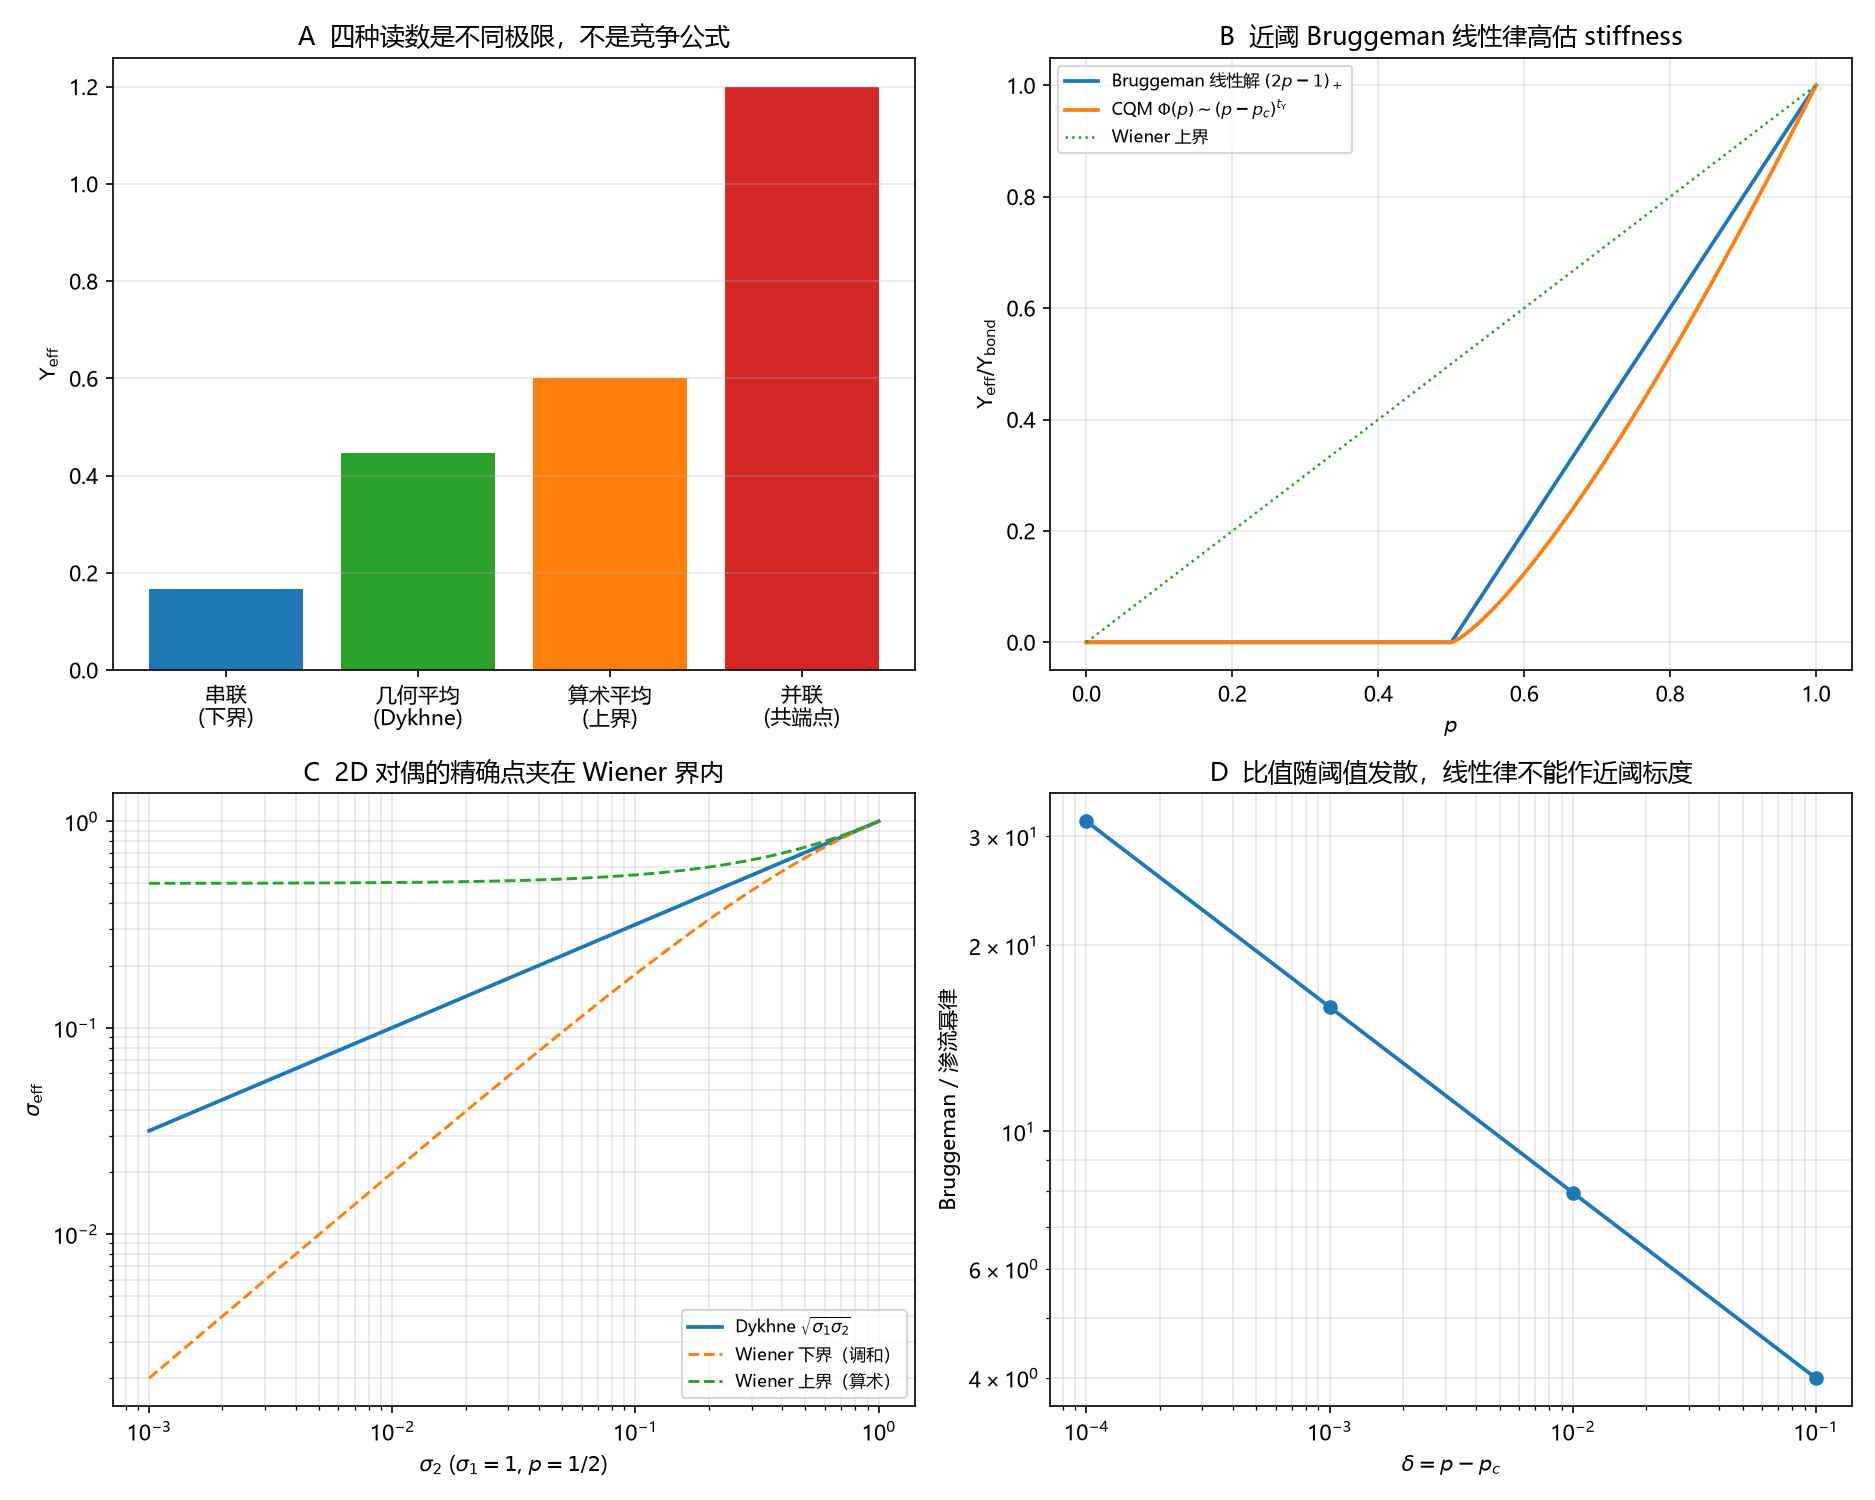

Write the Python code that produced this figure.
# -*- coding: utf-8 -*-
"""
N-7 非均匀多通道刚度组装：把“并联／串联／几何平均”判成不同极限。

只做解析形状与不等式核对；不拟合实验数据。

外部标准：
  Wiener bounds（调和≤有效≤算术）；Keller-Dykhne 2D 对偶
  σ(p)σ(1-p)=σ1σ2，p=1/2 给 √(σ1σ2)；Bruggeman EMA；
  渗流刚度指数 t_U≈1.3（环 19 已用）。
"""

import csv
import math
import os

import numpy as np
import matplotlib
matplotlib.use("Agg")
import matplotlib.pyplot as plt

plt.rcParams["font.sans-serif"] = ["Microsoft YaHei", "SimHei", "DejaVu Sans"]
plt.rcParams["axes.unicode_minus"] = False

HERE = os.path.dirname(os.path.abspath(__file__))
OUT_PNG = os.path.join(HERE, "环10_N7刚度组装.png")
OUT_CSV = os.path.join(HERE, "环10_N7刚度组装.csv")
OUT_SUM = os.path.join(HERE, "环10_N7刚度组装_摘要.csv")

PC = 0.5
T_U = 1.3


def series(g1, g2):
    return g1 * g2 / (g1 + g2)


def arith(p, a, b):
    return p * a + (1 - p) * b


def harm(p, a, b):
    return 1.0 / (p / a + (1 - p) / b)


def bruggeman_2d(p, a, b):
    """2D Bruggeman: p(a-u)/(a+u)+(1-p)(b-u)/(b+u)=0, 数值求根。"""
    if p <= 0.0:
        return b
    if p >= 1.0:
        return a
    lo, hi = min(a, b), max(a, b)
    if b == 0.0:
        # 解析解：u = (2p-1)a (p>1/2)，否则 0
        return max(0.0, (2.0 * p - 1.0) * a)
    for _ in range(200):
        u = 0.5 * (lo + hi)
        f = p * (a - u) / (a + u) + (1 - p) * (b - u) / (b + u)
        if f > 0:
            lo = u
        else:
            hi = u
    return 0.5 * (lo + hi)


def percolation_phi(p, pc=PC, expo=T_U):
    if p <= pc:
        return 0.0
    return ((p - pc) / (1.0 - pc)) ** expo


def main():
    rows = []
    g1, g2 = 1.0, 0.2
    gs = series(g1, g2)
    gp = g1 + g2
    gm = math.sqrt(g1 * g2)

    # A: 两键串联/并联/几何平均
    for name, val in [("series", gs), ("geo", gm), ("arith", (g1 + g2) / 2),
                      ("parallel", gp)]:
        rows.append(("A", name, val))

    # B: 超导相 + 绝缘相，sigma2 = 0
    p_grid = np.linspace(0.0, 1.0, 401)
    for p in p_grid:
        br = bruggeman_2d(p, 1.0, 0.0)
        ph = percolation_phi(p)
        rows.append(("B", p, br, ph, p))

    # C: Dykhne 等比例，两有限电导
    s2_grid = np.geomspace(1e-3, 1.0, 200)
    for s2 in s2_grid:
        rows.append(("C", s2, math.sqrt(1.0 * s2), harm(0.5, 1.0, s2),
                     arith(0.5, 1.0, s2)))

    # D: CQM 刚度读出 vs Bruggeman / Wiener 上界
    for p in np.linspace(0.50, 1.0, 301):
        rows.append(("D", p, percolation_phi(p), bruggeman_2d(p, 1.0, 0.0), p))

    with open(OUT_CSV, "w", newline="", encoding="utf-8-sig") as f:
        wr = csv.writer(f)
        wr.writerow(["panel", "x", "y1", "y2", "y3"])
        wr.writerows(rows)

    # near-threshold comparison
    delta_list = [1e-1, 1e-2, 1e-3, 1e-4]
    ratios = []
    for d in delta_list:
        br = 2.0 * d
        ph = d ** T_U
        ratios.append(br / ph)

    with open(OUT_SUM, "w", newline="", encoding="utf-8-sig") as f:
        wr = csv.writer(f)
        wr.writerow(["quantity", "value", "note"])
        wr.writerow(["series(g1,g2)", gs, "g1=1, g2=0.2"])
        wr.writerow(["geometric_mean", gm, "Dykhne at p=1/2"])
        wr.writerow(["arithmetic", (g1 + g2) / 2, "parallel upper"])
        wr.writerow(["parallel", gp, "exact only for common endpoints"])
        for d, r in zip(delta_list, ratios):
            wr.writerow([f"Bruggeman/percolation at delta={d:g}", r, "diverges near threshold"])

    # ---------------------------------------------------------------- figure
    fig, ax = plt.subplots(2, 2, figsize=(12.5, 10.0))

    ax[0, 0].bar([0, 1, 2, 3], [gs, gm, (g1 + g2) / 2, gp],
                 color=["tab:blue", "tab:green", "tab:orange", "tab:red"])
    ax[0, 0].set_xticks([0, 1, 2, 3])
    ax[0, 0].set_xticklabels(["串联\n(下界)", "几何平均\n(Dykhne)", "算术平均\n(上界)", "并联\n(共端点)"])
    ax[0, 0].set_ylabel(r"$\Upsilon_{\rm eff}$")
    ax[0, 0].set_title("A  四种读数是不同极限，不是竞争公式")
    ax[0, 0].grid(alpha=0.3, axis="y")

    ax[0, 1].plot(p_grid, [bruggeman_2d(p, 1.0, 0.0) for p in p_grid],
                  lw=1.8, label="Bruggeman 线性解 $(2p-1)_+$")
    ax[0, 1].plot(p_grid, [percolation_phi(p) for p in p_grid],
                  lw=1.8, label=r"CQM $\Phi(p)\sim(p-p_c)^{t_\Upsilon}$")
    ax[0, 1].plot(p_grid, p_grid, ls=":", lw=1.2, label="Wiener 上界")
    ax[0, 1].set_xlabel("$p$")
    ax[0, 1].set_ylabel(r"$\Upsilon_{\rm eff}/\Upsilon_{\rm bond}$")
    ax[0, 1].set_title("B  近阈 Bruggeman 线性律高估 stiffness")
    ax[0, 1].legend(fontsize=8)
    ax[0, 1].grid(alpha=0.3)

    ax[1, 0].loglog(s2_grid, [math.sqrt(s2) for s2 in s2_grid],
                    lw=1.8, label=r"Dykhne $\sqrt{\sigma_1\sigma_2}$")
    ax[1, 0].loglog(s2_grid, [harm(0.5, 1.0, s2) for s2 in s2_grid],
                    lw=1.4, ls="--", label="Wiener 下界（调和）")
    ax[1, 0].loglog(s2_grid, [arith(0.5, 1.0, s2) for s2 in s2_grid],
                    lw=1.4, ls="--", label="Wiener 上界（算术）")
    ax[1, 0].set_xlabel(r"$\sigma_2$ ($\sigma_1=1$, $p=1/2$)")
    ax[1, 0].set_ylabel(r"$\sigma_{\rm eff}$")
    ax[1, 0].set_title("C  2D 对偶的精确点夹在 Wiener 界内")
    ax[1, 0].legend(fontsize=8)
    ax[1, 0].grid(alpha=0.3, which="both")

    ax[1, 1].loglog([d for d in delta_list], ratios, "o-", lw=1.8)
    ax[1, 1].set_xlabel(r"$\delta=p-p_c$")
    ax[1, 1].set_ylabel("Bruggeman / 渗流幂律")
    ax[1, 1].set_title("D  比值随阈值发散，线性律不能作近阈标度")
    ax[1, 1].grid(alpha=0.3, which="both")

    fig.tight_layout()
    fig.savefig(OUT_PNG, dpi=150)
    plt.close(fig)

    print(f"series={gs:.6f}, geo={gm:.6f}, arith={(g1+g2)/2:.6f}, parallel={gp:.6f}")
    print(f"sandwich: {gs:.6f} <= {gm:.6f} <= {(g1+g2)/2:.6f} <= {gp:.6f}")
    print("Bruggeman/percolation ratios: " +
          ", ".join(f"{d:g}:{r:.4f}" for d, r in zip(delta_list, ratios)))
    print(f"Dykhne sqrt at sigma2=1e-3: {math.sqrt(1e-3):.6f}")


if __name__ == "__main__":
    main()
